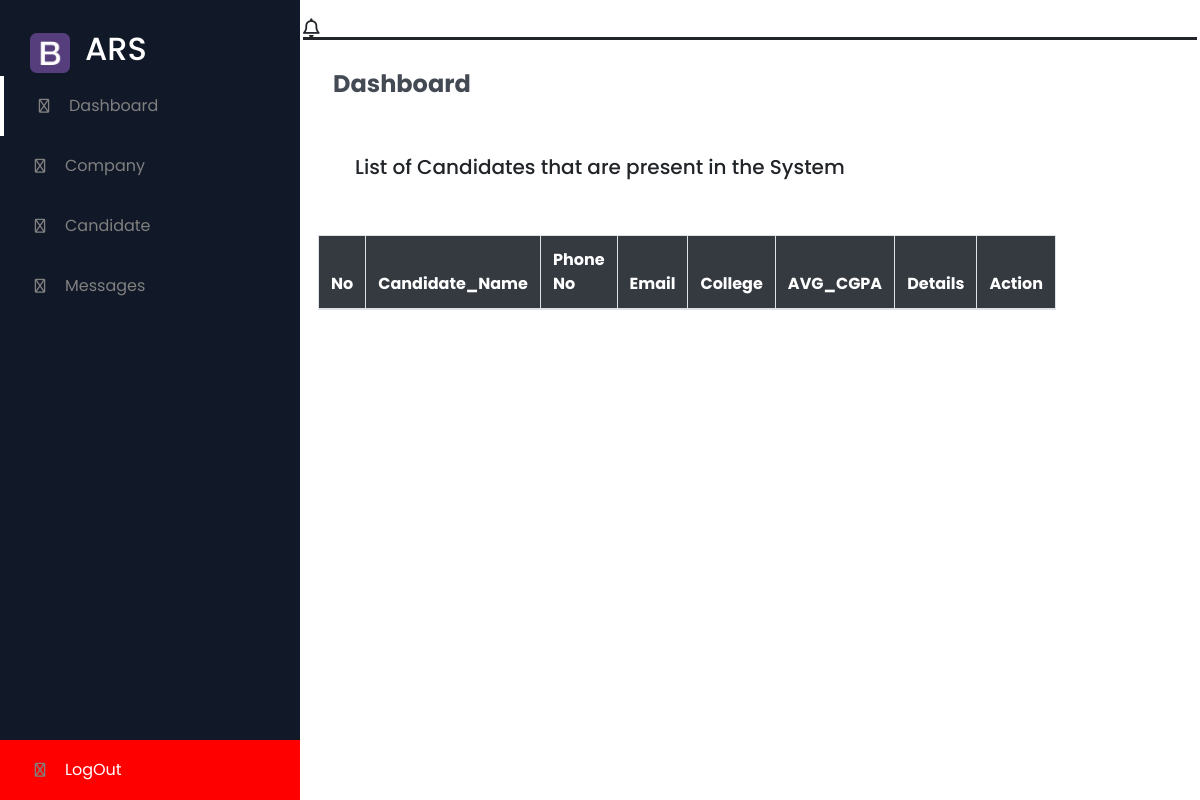
Before: /check/candihomepage/ with the older database file.
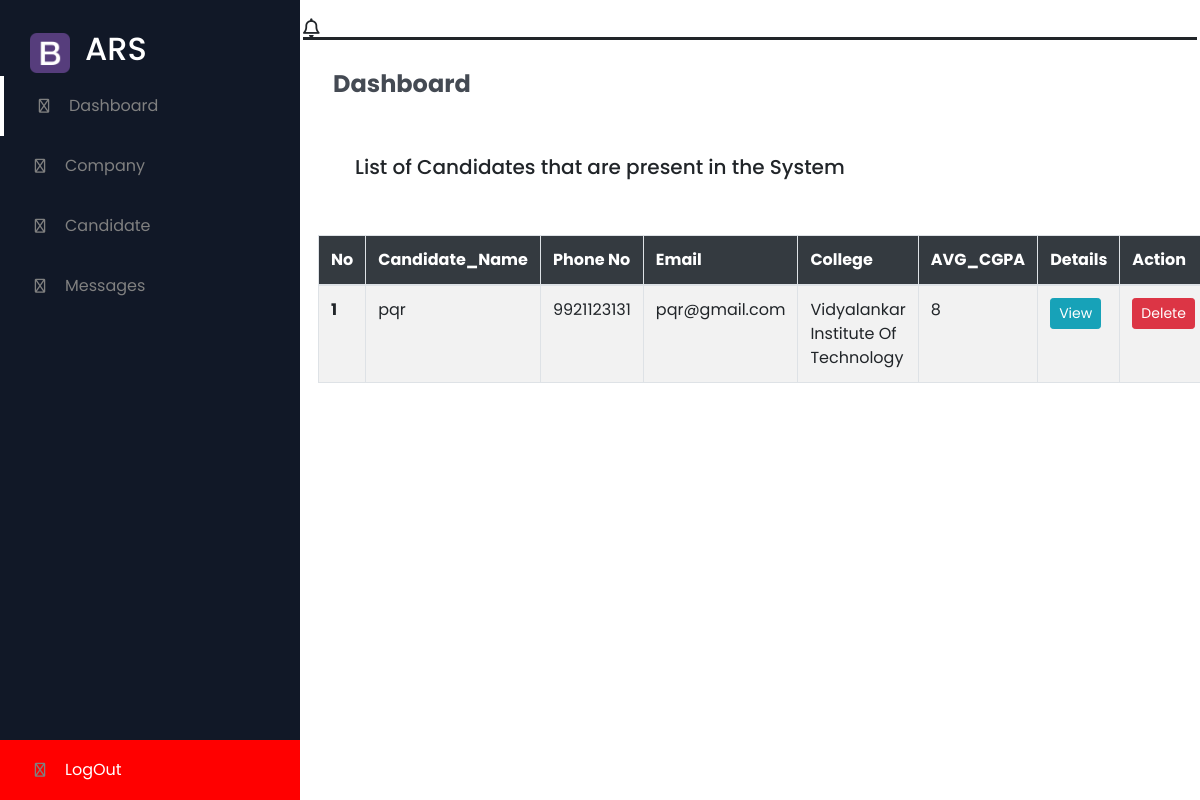
After: the same page with the newer database file.
### resume/models.py (models this page shows)
class Candidate(models.Model):
    candidate_name = models.CharField(max_length=20000)
    candidate_email=models.CharField(max_length=100)
    pass1=models.CharField(max_length=10,default="")
    pass2=models.CharField(max_length=10,default="")
    username=models.CharField(max_length=100,unique=True)
    phno = models.CharField(max_length=1000)
    address = models.CharField(max_length=7000)
    college = models.CharField(max_length=4000)
    cgpa = models.CharField(max_length=2000)

### AdminPanel/views.py (the view)
# urls.py: path('candihomepage/',views.candihomepage,name='candihomepage'),
def candihomepage(request):
    candilist=Candidate.objects.all()
    context={
        'candilist':candilist
    }
    return render(request,'AdminPanel/candidate.html',context)

### AdminPanel/templates/AdminPanel/candidate.html (shortened to what this page needs)
{% load static %}
<!DOCTYPE html>
<html lang="en">
<head>
    <link rel="stylesheet" type="text/css" href="{% static 'style.css' %}?{% now "U" %}">
    <link href="https://cdnjs.cloudflare.com/ajax/libs/font-awesome/5.13.0/css/all.min.css" rel="stylesheet">
    <link rel="stylesheet" href="https://cdnjs.cloudflare.com/ajax/libs/font-awesome/6.2.0/css/all.min.css" />
    <link rel="stylesheet" href="https://cdnjs.cloudflare.com/ajax/libs/font-awesome/4.7.0/css/font-awesome.min.css">
    <link rel="stylesheet" href="https://cdn.jsdelivr.net/npm/bootstrap@4.6.2/dist/css/bootstrap.min.css">
</head>
<body>
    <section id="menu">
        <div class="logo">
        <img src="../static/img/portfolio/apple-touch-icon.png" alt="">
        <h2>ARS</h2>
    </div>
    <div class="items">
        <li><i class="fa-regular fa-chart-line"></i><a href="">Dashboard</a></li>
        <li><i class="fa-regular fa-chart-line"></i><a href="{%url 'adminhome' %}">Company</a></li>
        <li><i class="fa-regular fa-chart-line"></i><a href="{%url 'candihomepage' %}">Candidate</a></li>
        <li><i class="fa-regular fa-chart-line"></i><a href="">Messages</a></li>
        <li style="background-color:red; position: absolute;width:100%; bottom: 0;"><i class="fa-regular fa-chart-line"></i><a href="{% url 'logout-redirect' %}" style="color:white">LogOut</a></li>
    </div>
    </section>
    <section class="section1">
        <div class="navigation">
            <div class="profile">
                <i class="far fa-bell"></i>
            </div>
        </div>
        <h3 class="i-name">Dashboard</h3>
<div class="container ml-1 p-5">
        <h5 class="">List of Candidates that are present in the System</h5>
</div>
<div class="container">
<div class="table w-75 mr-0">
    <table  class="table table-bordered table-hover table-striped">
        <thead class="pb-5">
          <tr class="bg-dark text-white ">
            <th style="width: 8px;" scope="col">No</th>
            <th style="width: 50%;" scope="col">Candidate_Name</th>
            <th style="width: 20%;" scope="col">Phone No</th>
            <th style="width: 40%;" scope="col">Email</th>
            <th style="width: 30%;" scope="col">College</th>
            <th style="width: 30%;" scope="col">AVG_CGPA</th>
            <th style="width: 20%;" scope="col">Details</th>
            <th style="width: 20%;" scope="col">Action</th>
          </tr>
        </thead>
        <tbody>
          {% for i in candilist %}
          <tr>
            <th scope="row">{{ forloop.counter }}</th>
            <td>{{i.candidate_name}}</td>
            <td>{{i.phno}}</td>
            <td>{{i.candidate_email}}</td>
            <td>{{i.college}}</td>
            <td>{{i.cgpa}}</td>
            <td><button  class="btn btn-info btn-sm resume">View</button></td>
            <td class="">
                    <a onclick="return confirm('Are you sure you want to delete this Candidate?')" href="{% url 'delcandidate' i.id %}"><button type="submit"class="btn btn-danger btn-sm accept">Delete</button></a>
            </td>
          </tr>
          {% endfor %}
        </tbody>
      </table>
</div>
</div>
</section>
</body>
</html>

Changed rows visible on the page:
added Candidate: candidate_name "pqr", phno "9921123131", candidate_email "pqr@gmail.com", college "Vidyalankar Institute Of Technology", cgpa "8"
